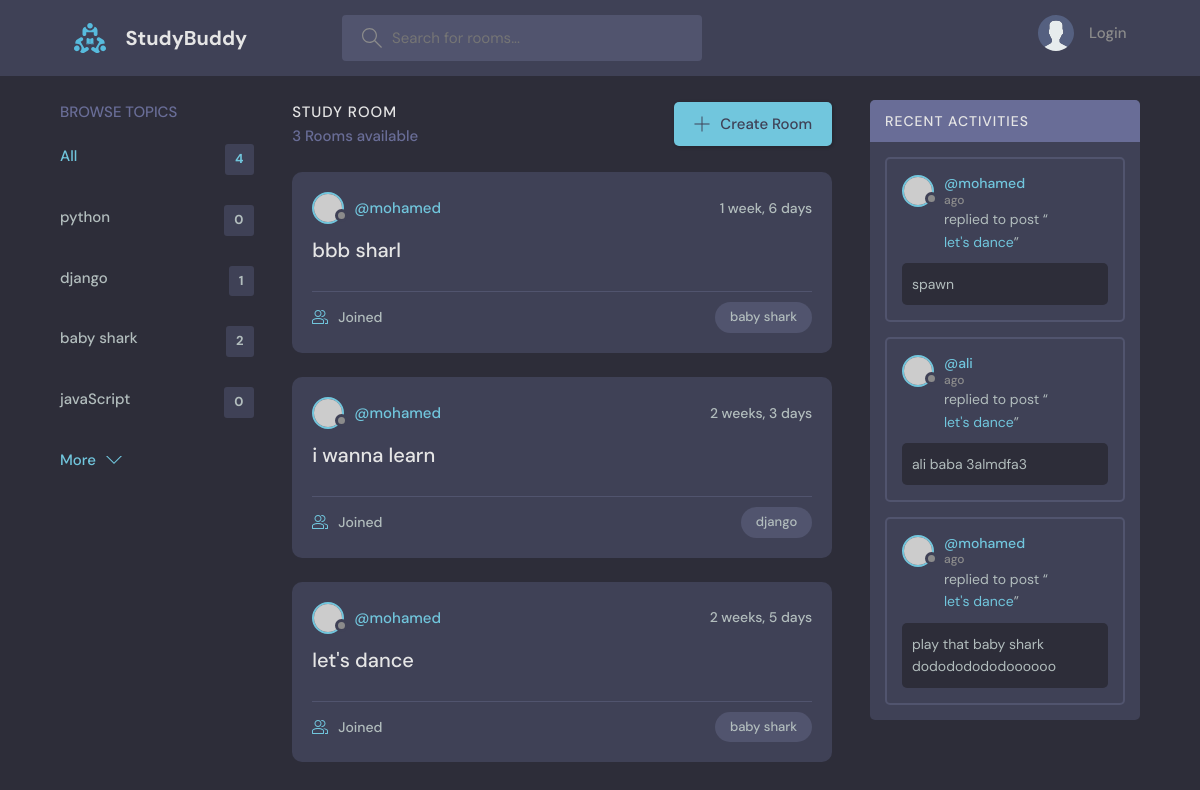
The app's page /, older data.
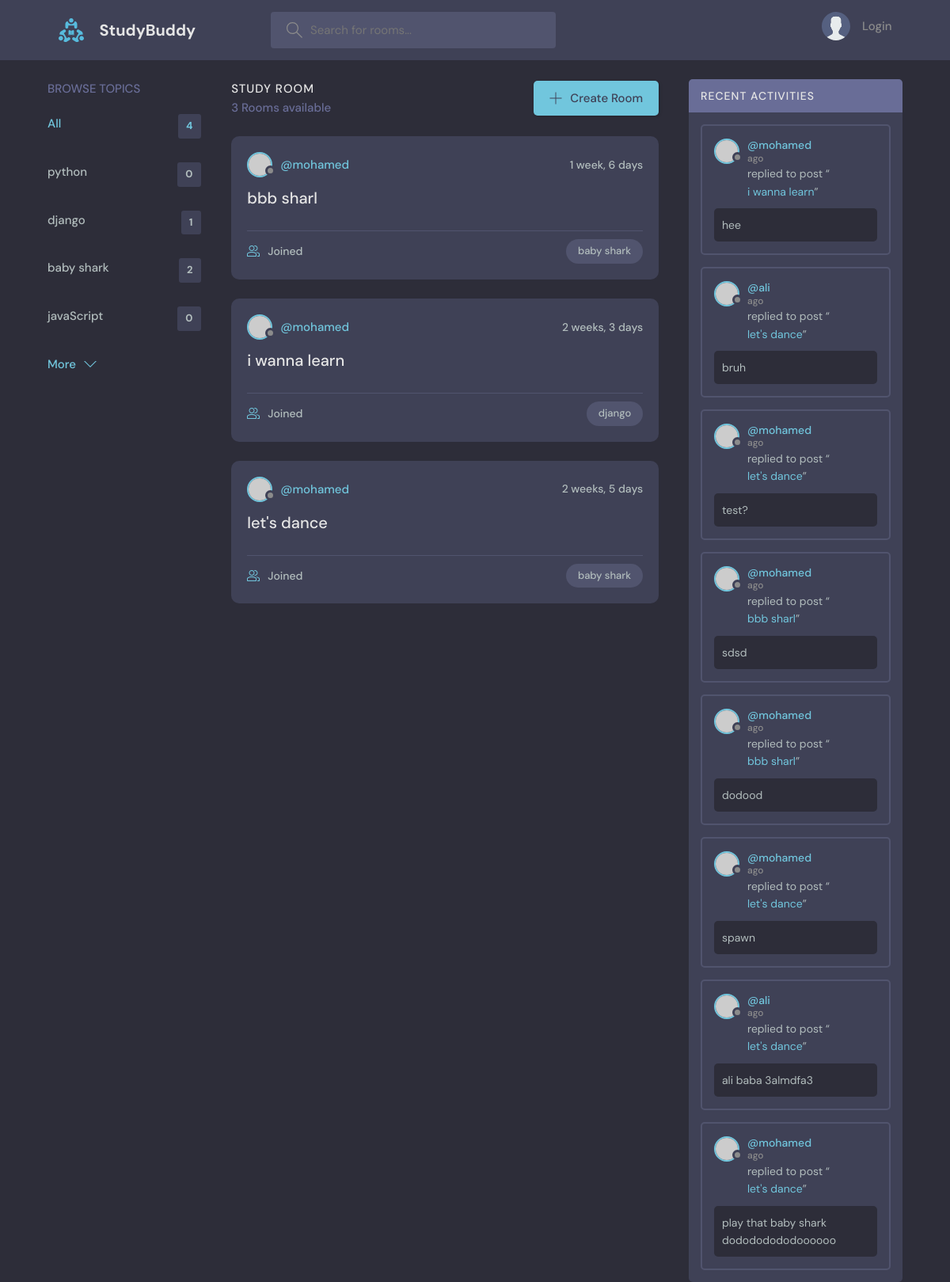
The same page, newer data.
### base/models.py (models this page shows, shortened)
class Topic(models.Model):
    name = models.CharField(max_length=50)

class Room(models.Model):
    host = models.ForeignKey(User, on_delete=models.SET_NULL, null=True)
    topic = models.ForeignKey(Topic, on_delete=models.SET_NULL, null=True)
    name = models.CharField(max_length=50)
    description = models.TextField(null=True)
    participants = models.ManyToManyField(User, related_name='participants', blank=True)
    updated = models.DateTimeField(auto_now=True)
    created = models.DateTimeField(auto_now_add=True)
    class Meta:
        ordering = ['-updated','-created']
    def __str__(self):
        return self.name

class Message(models.Model):
    user =  models.ForeignKey(User, on_delete=models.CASCADE)
    room = models.ForeignKey(Room, on_delete=models.CASCADE)
    body = models.TextField()
    updated = models.DateTimeField(auto_now=True)
    created = models.DateTimeField(auto_now_add=True)
    class Meta:
        ordering = ['-updated','-created']

### base/views.py (the view)
# urls.py: path('', views.home, name='home'),
def home(request):
    q = request.GET.get('q') if request.GET.get('q') != None else ''
    rooms = Room.objects.filter(
        Q(topic__name__icontains=q)
        |Q(name__icontains=q) | Q(description__icontains=q)
    )
    topics = Topic.objects.all()
    room_count = rooms.count()
    room_messages = Message.objects.filter(Q(room__topic__name__icontains=q))
    context = {'rooms':rooms, 'topics':topics ,'room_count':room_count, 'room_messages':room_messages}
    return render(request, 'base/home.html', context)

### base/templates/base/home.html (shortened to what this page needs)
{% extends 'main.html'%}
{% block content %}
    <main class="layout layout--3">
      <div class="container">
        {% include 'base/topics-component.html' %}
        <div class="roomList">
          <div class="roomList__header">
            <div>
              <h2>Study Room</h2>
              <p>{{room_count}} Rooms available</p>
            </div>
            <a class="btn btn--main" href="create-room.html">
              <svg version="1.1" xmlns="http://www.w3.org/2000/svg" width="32" height="32" viewBox="0 0 32 32">
                <title>add</title>
                <path
                  d="M16.943 0.943h-1.885v14.115h-14.115v1.885h14.115v14.115h1.885v-14.115h14.115v-1.885h-14.115v-14.115z"
                ></path>
              </svg>
              Create Room
            </a>
          </div>
          {% include 'base/feed_component.html' %}
        </div>
        {% include 'base/activity_component.html' %}
      </div>
    </main>
{% endblock %}

### base/templates/base/topics-component.html
<div class="topics">
    <div class="topics__header">
      <h2>Browse Topics</h2>
    </div>
    <ul class="topics__list">
      <li>
        <a href="{% url 'home' %}" class="active">All <span>{{topics.count}}</span></a>
      </li>
      {% for topic in topics %}
      <li>
        <a href="{% url 'home' %}?q={{topic.name}}">{{topic.name}} <span>{{topic.room_set.all.count}}</span></a>
      </li>
      {% endfor %}
    </ul>
    <a class="btn btn--link" href="topics.html">
      More
      <svg version="1.1" xmlns="http://www.w3.org/2000/svg" width="32" height="32" viewBox="0 0 32 32">
        <title>chevron-down</title>
        <path d="M16 21l-13-13h-3l16 16 16-16h-3l-13 13z"></path>
      </svg>
    </a>
  </div>

### base/templates/base/feed_component.html (shortened to what this page needs)
{% for room in rooms %}
<div class="roomListRoom">
  <div class="roomListRoom__header">
    <a href="{% url 'user-profile' room.host.id %}" class="roomListRoom__author">
      <div class="avatar avatar--small">
        <img src="https://randomuser.me/api/portraits/women/11.jpg" />
      </div>
      <span>@{{room.host.username}}</span>
    </a>
    <div class="roomListRoom__actions">
      <span>{{room.created|timesince}}</span>
    </div>
  </div>
  <div class="roomListRoom__content">
    <a href="{% url 'room' room.id %}">{{room.name}}</a>
  </div>
  <div class="roomListRoom__meta">
    <a href="{% url 'room' room.id %}" class="roomListRoom__joined">
      {{room.portraits.all.count}} Joined
    </a>
    <p class="roomListRoom__topic">{{room.topic.name}}</p>
  </div>
</div>
{% endfor %}

### base/templates/base/activity_component.html (shortened to what this page needs)
<div class="activities">
  <div class="activities__header">
    <h2>Recent Activities</h2>
  </div>
  {% for message in room_messages %}
  <div class="activities__box">
    <div class="activities__boxHeader roomListRoom__header">
      <a
        href="{% url 'user-profile' message.user.id %}"
        class="roomListRoom__author"
      >
        <div class="avatar avatar--small">
          <img src="https://randomuser.me/api/portraits/women/11.jpg" />
        </div>
        <p>
          @{{message.user}}
          <span>{{messsage.created|timesince}} ago</span>
        </p>
      </a>
    </div>
    <div class="activities__boxContent">
      <p>
        replied to post “<a href="{% url 'room' message.room.id %}">{{message.room}}</a>”
      </p>
      <div class="activities__boxRoomContent">
        {{message.body}}
      </div>
    </div>
  </div>
  {% endfor %}
</div>

Row changes from the older to the newer data that the page shows:
added Message: user "mohamed", room "i wanna learn", body "hee"
added Message: user "ali", room "let's dance", body "bruh"
added Message: user "mohamed", room "let's dance", body "test?"
added Message: user "mohamed", room "bbb sharl", body "sdsd"
added Message: user "mohamed", room "bbb sharl", body "dodood"
